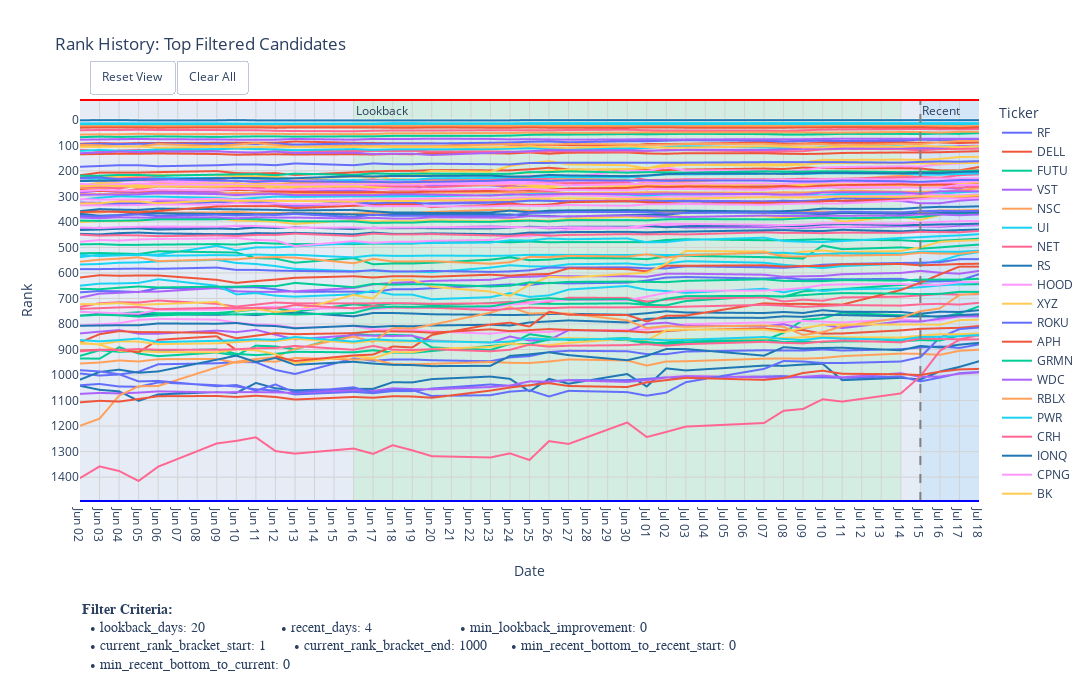

The code cell stored with this chart in its notebook:
### Markdown cell above
### Step 6: Visualize Top Candidates

Plot the rank history for the top candidates to visually verify their performance and trends.

### Code cell
print("--- Step 6: Plotting rank history for top candidates ---")

if tickers_to_plot:
    plot_days = PERIOD_PARAMS['lookback_days'] + PERIOD_PARAMS['recent_days'] + 10
    # Combine both dictionaries for complete context in the plot's annotation
    full_criteria_for_plot = {**PERIOD_PARAMS, **METRIC_FILTERS}
    
    plotting_utils.plot_rank_with_criteria(
        df_rank_history=df_rank_history.iloc[:, -plot_days:],
        ticker_list=tickers_to_plot,
        title_suffix="Top Filtered Candidates",
        filter_criteria=full_criteria_for_plot, # Pass the combined dict
        width=1150,
        height=700,
    )
else:
    print("No candidates found to plot.")
